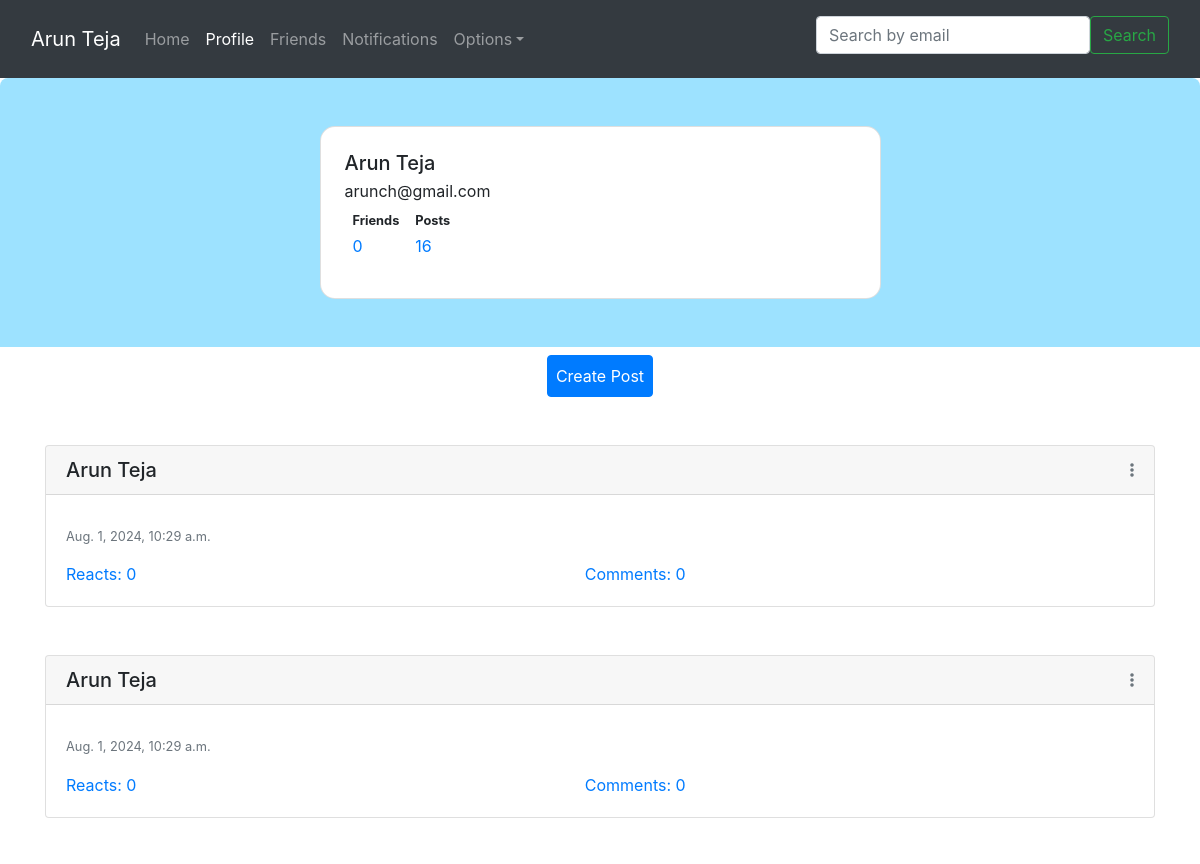
Before: /profile/ (signed in, upper part) with the older database file.
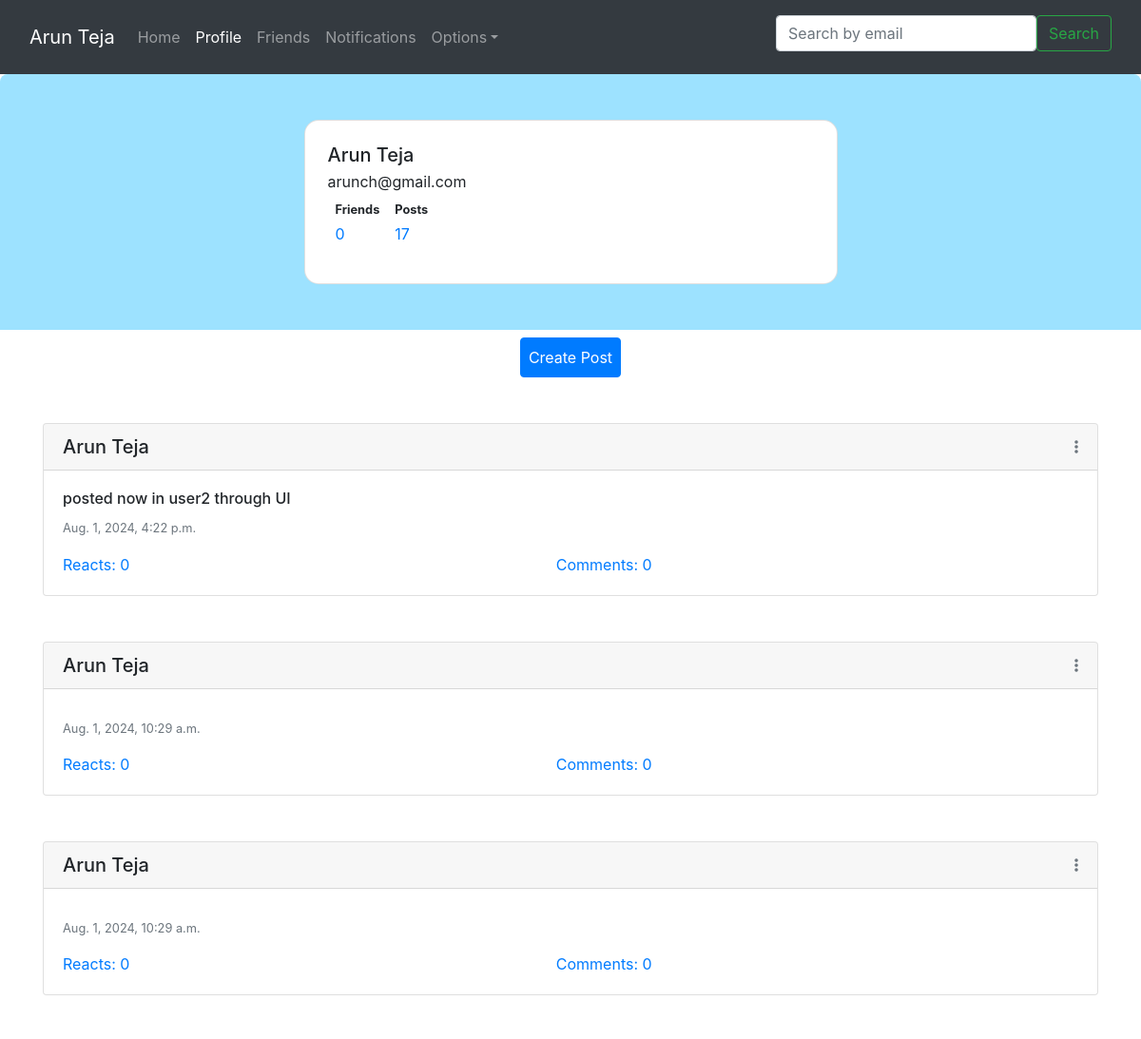
After: the same page with the newer database file.
### Quotes/models.py (models this page shows, shortened)
class Posts(models.Model):
    user = models.ForeignKey(User, on_delete=models.CASCADE, related_name='posts')
    content = models.TextField()
    created_at = models.DateTimeField(auto_now_add=True)
    reactors = models.ManyToManyField(User, related_name='reacted_users', blank=True)
    comments = models.ManyToManyField(Comments, related_name='reacted_users', blank=True)
    def get_reacts_count(self):
        return len(self.reactors.all())
    def get_comments_count(self):
        return len(self.comments.all())

### Quotes/views.py (the view, shortened to what this page needs)
# urls.py: path('profile/', Profile, name='profile'),
@login_required(login_url= '/auth/login/')
def Profile(request, user_id = None):
    try:
        if user_id == None or user_id == request.user.id:
            user = User.objects.filter(email = request.user.email).first()
            posts = Posts.objects.filter(user = user).all().order_by('-created_at')
            context = {"name": request.user.get_full_name(),
            "username": request.user.username,
            "email": request.user.email,
            "posts": posts,
            "friends": FriendsList.objects.filter(user = user).first().friends.all()
            }
            return render(request, 'my_profile.html', context)
    except Exception as e:
        return HttpResponse("User not found")

### templates/my_profile.html (shortened to what this page needs)
{% extends 'Nav.html' %}
{% block pagecontent %}
<section class="w-100 px-4 py-5" style="background-color: #9de2ff; border-radius: .5rem .5rem 0 0;">
  <div class="row d-flex justify-content-center">
    <div class="col col-md-9 col-lg-7 col-xl-6">
      <div class="card" style="border-radius: 15px;">
        <div class="card-body p-4">
          <div class="d-flex">
            <div class="flex-grow-1 ms-3">
              <h5 class="mb-1">{{ name }}</h5>
              <p class="mb-0">{{ username }}</p>
              <div class="d-flex justify-content-start rounded-3 p-2 mb-2 bg-body-tertiary">
                <div>
                  <p class="small mb-1">
                    <b>Friends</b>
                  </p>
                  <a href="#">
                    <p class="mb-0">{{friends|length}}</p>
                  </a>
                </div>
                <div class="px-3">
                  <p class="small mb-1">
                    <b>Posts</b>
                  </p>
                  <a href="#">
                    <p class="mb-0"> {{ posts|length }}</p>
                  </a>
                </div>
              </div>
            </div>
          </div>
        </div>
      </div>
    </div>
  </div>
</section>
<Center>
  <button type="button" class="btn btn-primary mt-2 p-2" data-toggle="modal" data-target="#createPostModal">Create Post</button>
</Center>
{% if posts %}
{% for post in posts %}
<div class="container mt-5">
  <div class="card">
    <div class="card-header d-flex justify-content-between align-items-center">
      <h5 class="m-0">{{ post.user.get_full_name }}</h5>
      <a href="#" data-toggle="modal" data-target="#optionsModal" class="text-muted" data-post-id="{{ post.id }}">
        <i class="fas fa-ellipsis-v"></i>
      </a>
    </div>
    <div class="card-body">
      <h6 class="card-title">{{ post.content }}</h6>
      <p class="card-text text-muted small">{{ post.created_at }}</p>
      <section class="button-section d-flex justify-content-start">
        <a class="card-body m-0 p-0" href="#">Reacts: {{ post.get_reacts_count }}</a>
        <a class="card-body m-0 p-0" href="#">Comments: {{ post.get_comments_count }}</a>
      </section>
    </div>
  </div>
</div>
{% endfor %}
{% else %}
<Center>No posts</Center>
{% endif %}
{% endblock %}

Changed rows visible on the page:
added Posts: user.get_full_name "Arun Teja", content "posted now in user2 through UI", created_at "Aug. 1, 2024, 4:22 p.m.", get_reacts_count "0", get_comments_count "0"
Other visible differences:
{{ posts|length }}: "16" → "17"
